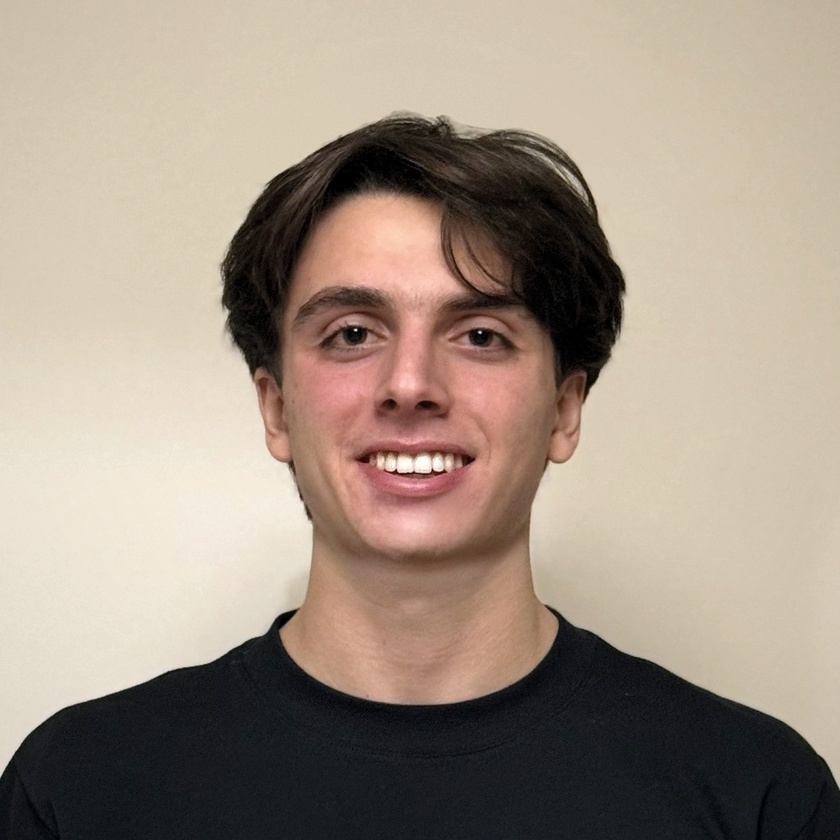
#> input picture assets/img/edan-square.jpg, 840 x 840 px, shrunk from 1200 x 1200 before the run
$ python -i grade.py   (imports and definitions only)
#> lines starting #> are read from the running program, lines starting #| are printed output that depends on the picture
#> further down, picture is the input picture: shape (840, 840, 3); mean B, G, R 131.8, 146.2, 160.7
import cv2, numpy as np
def grade(bgr):
    f = bgr.astype(np.float32) / 255
    f = np.power(f, 0.78)                                  # lift the dark arena
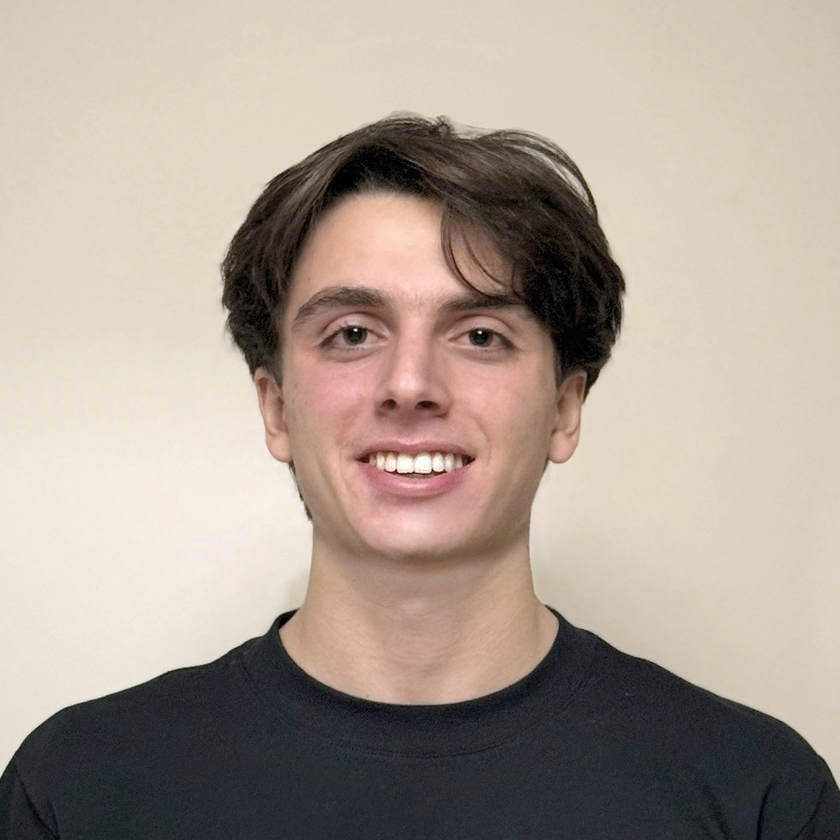
#> f: shape (840, 840, 3) float32; mean B, G, R 0.578, 0.626, 0.674
    f = np.clip((f - 0.5) * 1.12 + 0.52, 0, 1)             # a little contrast and brightness
    hsv = cv2.cvtColor(f, cv2.COLOR_BGR2HSV); hsv[..., 1] = np.clip(hsv[..., 1] * 1.22, 0, 1)
#> after `hsv = cv2.cvtColor(f, cv2.COLOR_BGR2HSV)`: hsv: shape (840, 840, 3) float32; mean H, S, V 68.4, 0.2, 0.7
#> after `hsv[..., 1] = np.clip(hsv[..., 1] * 1.22, 0, 1)`: hsv: shape (840, 840, 3) float32; mean H, S, V 68.4, 0.2, 0.7
    f = cv2.cvtColor(hsv, cv2.COLOR_HSV2BGR)
    f[..., 0] *= 1.02                                       # a touch cool, to sit with the page
    out = np.clip(f * 255, 0, 255).astype(np.uint8)
    blur = cv2.GaussianBlur(out, (0, 0), 1.2)
    return cv2.addWeighted(out, 1.35, blur, -0.35, 0)        # gentle sharpen

>>> import cv2
>>> picture = cv2.imread('../../assets/img/edan-square.jpg')
>>> result = grade(picture)
